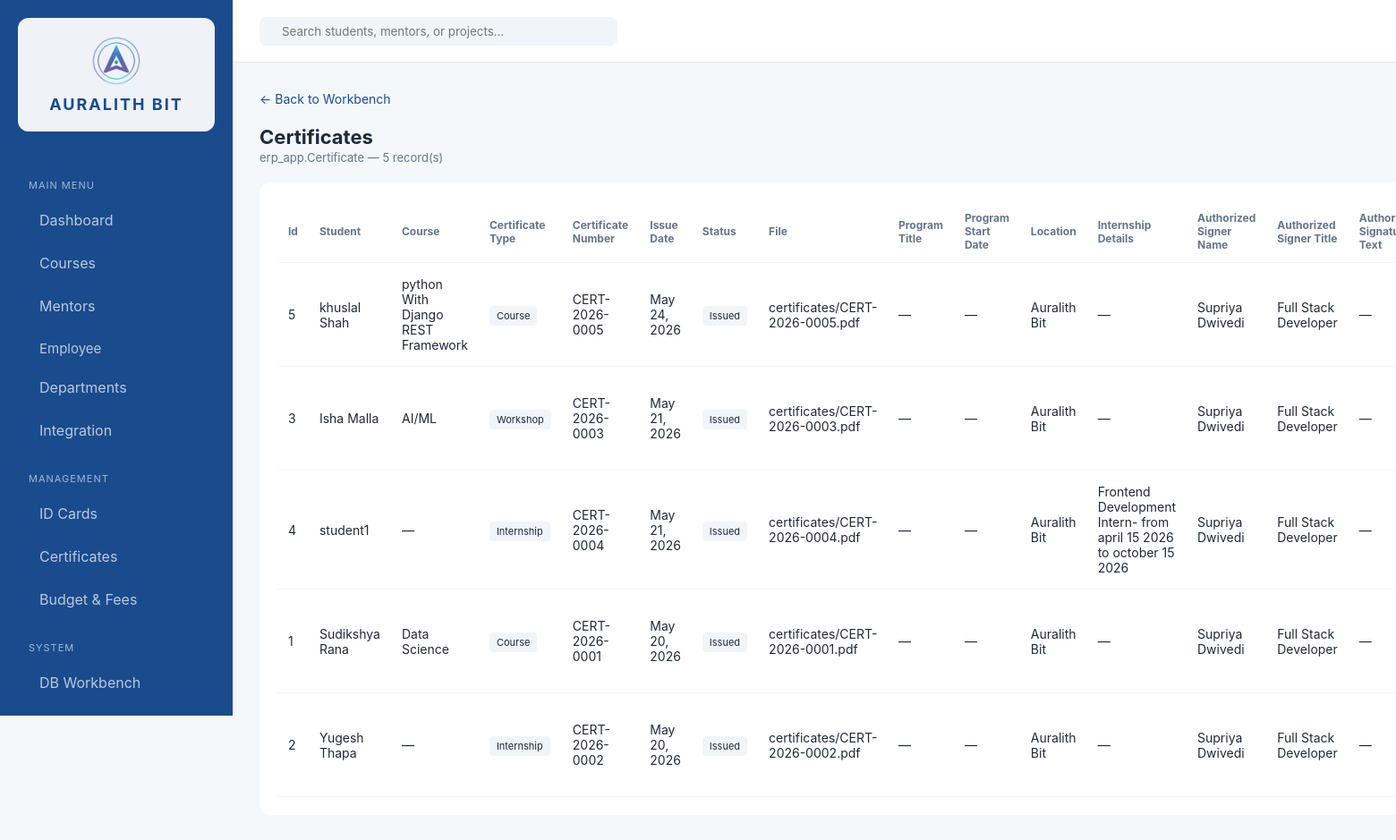
/workbench/erp_app/Certificate/ (signed in), run on the app's committed database.
### erp_app/models.py (models this page shows, shortened)
class Certificate(models.Model):
    CERTIFICATE_TYPES = [
        ('course', 'Course'),
        ('internship', 'Internship'),
        ('workshop', 'Workshop'),
    ]
    STATUS_CHOICES = [
        ('issued', 'Issued'),
        ('pending', 'Pending'),
        ('revoked', 'Revoked'),
    ]
    student = models.ForeignKey(Student, on_delete=models.CASCADE, related_name='certificates')
    course = models.ForeignKey(Course, on_delete=models.SET_NULL, null=True, blank=True, related_name='certificates')
    certificate_type = models.CharField(max_length=20, choices=CERTIFICATE_TYPES)
    certificate_number = models.CharField(max_length=50, unique=True, editable=False)
    issue_date = models.DateField(auto_now_add=True)
    status = models.CharField(max_length=20, choices=STATUS_CHOICES, default='issued')
    file = models.FileField(upload_to='certificates/', null=True, blank=True)
    program_title = models.CharField(max_length=255, blank=True, help_text='Course, workshop, internship, or certificate program title')
    program_start_date = models.CharField(max_length=40, blank=True, help_text='Display value for the start date, e.g. 2082/11/25')
    location = models.CharField(max_length=150, default='Auralith Bit', blank=True)
    internship_details = models.TextField(blank=True, help_text='Project description, duration, or other internship details')
    authorized_signer_name = models.CharField(max_length=150, default='Supriya Dwivedi', blank=True)
    authorized_signer_title = models.CharField(max_length=150, default='Full Stack Developer', blank=True)
    authorized_signature_text = models.CharField(max_length=150, blank=True, help_text='Optional digital signature text for the dynamic signer')
    created_at = models.DateTimeField(auto_now_add=True)
    class Meta:
        ordering = ['-issue_date']
        permissions = [
            ('can_issue_certificates', 'Can issue certificates'),
        ]

class Student(models.Model):
    user = models.OneToOneField(User, on_delete=models.CASCADE, null=True, blank=True, related_name='student_profile')
    name = models.CharField(max_length=200)
    email = models.EmailField(unique=True)
    phone = models.CharField(max_length=20, blank=True)
    enrolled_date = models.DateField(auto_now_add=True)
    is_intern = models.BooleanField(default=False)
    class Meta:
        ordering = ['name']
    def __str__(self):
        return self.name

class Course(models.Model):
    STATUS_CHOICES = [
        ('live', 'Live'),
        ('upcoming', 'Upcoming'),
        ('enrollment', 'Enrollment'),
        ('completed', 'Completed'),
    ]
    CATEGORY_CHOICES = [
        ('development', 'Development'),
        ('design', 'UI/UX'),
        ('qa', 'Digital Marketing'),
        ('marketing', 'Graphic Designing'),
    ]
    name = models.CharField(max_length=200)
    mentor = models.ForeignKey(Mentor, on_delete=models.SET_NULL, null=True, blank=True)
    category = models.CharField(max_length=50, choices=CATEGORY_CHOICES, default='development')
    duration_weeks = models.PositiveIntegerField(default=8)
    status = models.CharField(max_length=20, choices=STATUS_CHOICES, default='enrollment')
    description = models.TextField(blank=True)
    syllabus = models.FileField(upload_to='syllabi/', null=True, blank=True)
    students_count = models.PositiveIntegerField(default=0)
    completion_percent = models.PositiveIntegerField(default=0)
    created_at = models.DateTimeField(auto_now_add=True)
    class Meta:
        ordering = ['-created_at']
    def __str__(self):
        return self.name

### erp_app/views.py (the view)
# urls.py: path('workbench/<str:app_label>/<str:model_name>/', views.workbench_table, name='workbench_table'),
@login_required
def workbench_table(request, app_label, model_name):
    model = None
    for m in apps.get_models():
        if m.__name__ == model_name and m._meta.app_label == app_label:
            model = m
            break
    if not model:
        return render(request, 'erp_app/workbench.html', {'error': 'Model not found'})
    fields = [f for f in model._meta.fields]
    objects_list = model.objects.all()
    choice_fields = {f.name for f in model._meta.fields if hasattr(f, 'choices') and f.choices}
    context = {
        'model': model,
        'model_name': model.__name__,
        'model_verbose_plural': model._meta.verbose_name_plural.title(),
        'model_app_label': model._meta.app_label,
        'model_class_name': model.__name__,
        'fields': fields,
        'objects': objects_list,
        'choice_fields': choice_fields,
    }
    return render(request, 'erp_app/workbench_table.html', context)

### erp_app/roles.py (called while the page is built)
def get_user_roles(user):
    if not user.is_authenticated:
        return []
    roles = set()
    if user.is_superuser:
        roles.add(SUPER_ADMIN)
    for group in user.groups.all():
        roles.add(group.name)
    if hasattr(user, 'student_profile') and user.student_profile:
        roles.add(STUDENT)
    return list(roles)

### erp_app/templatetags/erp_extras.py (called while the page is built)
@register.filter
def get_attr(obj, attr):
    value = getattr(obj, attr, '')
    if callable(value):
        try:
            return value()
        except TypeError:
            return value
    return value

### erp_app/templates/erp_app/workbench_table.html (shortened to what this page needs)
{% extends 'erp_app/base.html' %}
{% load erp_extras %}
{% block content %}
<div style="margin-bottom:20px;">
    <a href="{% url 'workbench' %}" style="color:var(--auralith-blue);text-decoration:none;font-size:14px;">&larr; Back to Workbench</a>
</div>
<header class="top-nav" style="position:static;padding:0 0 20px 0;border-bottom:none;height:auto;background:transparent;">
    <div class="header-info">
        <h1>{{ model_verbose_plural|title }}</h1>
        <p>{{ model_app_label }}.{{ model_class_name }} &mdash; {{ objects|length }} record(s)</p>
    </div>
</header>
<div class="data-card" style="overflow-x:auto;">
    <table>
        <thead>
            <tr>
                {% for field in fields %}
                <th>{{ field.verbose_name|title }}</th>
                {% endfor %}
            </tr>
        </thead>
        <tbody>
            {% for obj in objects %}
            <tr>
                {% for field in fields %}
                <td>
                    {% if field.name in choice_fields %}
                        {% with display_method='get_'|add:field.name|add:'_display' %}
                        <span class="tag {% if obj|get_attr:field.name == 'live' or obj|get_attr:field.name == 'active' or obj|get_attr:field.name == 'completed' %}live{% endif %}">{{ obj|get_attr:display_method }}</span>
                        {% endwith %}
                    {% elif field.name == 'mentor' and obj|get_attr:'mentor' %}
                        {{ obj.mentor.name }}
                    {% elif field.name == 'department' and obj|get_attr:'department' %}
                        {{ obj.department.name }}
                    {% elif field.get_internal_type == 'BooleanField' %}
                        {% if obj|get_attr:field.name %}Yes{% else %}No{% endif %}
                    {% elif field.get_internal_type == 'DateField' or field.get_internal_type == 'DateTimeField' %}
                        {{ obj|get_attr:field.name|default:"—" }}
                    {% else %}
                        {{ obj|get_attr:field.name|default:"—" }}
                    {% endif %}
                </td>
                {% endfor %}
            </tr>
            {% empty %}
            <tr><td colspan="{{ fields|length }}" style="text-align:center;color:#94a3b8;">No records found.</td></tr>
            {% endfor %}
        </tbody>
    </table>
</div>
{% endblock %}

### erp_app/static/erp_app/css/style.css (style rules this page uses)
:root { --auralith-blue: #1A4B8D; --auralith-light: #F4F8FB; --accent: #DE2B5D; --text-dark: #1E293B; --text-muted: #64748B; --sidebar-w: 260px; --bg: #F4F8FB; --surface: #FFFFFF; --surface-alt: #FFFFFF; --panel-border: #E2E8F0; --topnav-bg: #FFFFFF; --search-bg: #F1F5F9; }
* { margin: 0; padding: 0; box-sizing: border-box; font-family: 'Inter', sans-serif; }
body { background: var(--bg); color: var(--text-dark); }
.top-nav { height: 70px; background: var(--topnav-bg); display: flex; justify-content: space-between; align-items: center; padding: 0 30px; border-bottom: 1px solid var(--panel-border); }
.data-card { background: var(--surface); border-radius: 12px; padding: 20px; animation: cardFadeIn 0.35s ease-out both; }
table { width: 100%; border-collapse: collapse; }
th { text-align: left; padding: 12px; font-size: 12px; color: #64748B; border-bottom: 1px solid #F1F5F9; }
td { padding: 15px 12px; font-size: 14px; border-bottom: 1px solid #F1F5F9; }
tbody tr { animation: rowFadeIn 0.3s ease-out both; }
tbody tr:nth-child(1) { animation-delay: 0.02s; }
tbody tr:nth-child(2) { animation-delay: 0.04s; }
tbody tr:nth-child(3) { animation-delay: 0.06s; }
tbody tr:nth-child(4) { animation-delay: 0.08s; }
tbody tr:nth-child(5) { animation-delay: 0.10s; }
.tag { padding: 4px 8px; border-radius: 4px; font-size: 11px; background: #F1F5F9; }
.header-info h1 { font-size: 22px; margin: 0; }
.header-info p { font-size: 13px; color: #64748B; margin: 2px 0 0; }

### data on the page
Certificate: fields "5" "khuslal Shah" "python With Django REST Framework" "CERT-2026-0005" "certificates/CERT-2026-0005.pdf" "—" "—" "Auralith Bit" "—" "Supriya Dwivedi" "Full Stack Developer" "—", fields "Course" "Issued", fields "May 24, 2026"
Certificate: fields "3" "Isha Malla" "AI/ML" "CERT-2026-0003" "certificates/CERT-2026-0003.pdf" "—" "—" "Auralith Bit" "—" "Supriya Dwivedi" "Full Stack Developer" "—", fields "Workshop" "Issued", fields "May 21, 2026"
Certificate: fields "4" "student1" "—" "CERT-2026-0004" "certificates/CERT-2026-0004.pdf" "—" "—" "Auralith Bit" "Frontend Development Intern- from april 15 2026 to october 15 2026" "Supriya Dwivedi" "Full Stack Developer" "—", fields "Internship" "Issued", fields "May 21, 2026"
Certificate: fields "1" "Sudikshya Rana" "Data Science" "CERT-2026-0001" "certificates/CERT-2026-0001.pdf" "—" "—" "Auralith Bit" "—" "Supriya Dwivedi" "Full Stack Developer" "—", fields "Course" "Issued", fields "May 20, 2026"
Certificate: fields "2" "Yugesh Thapa" "—" "CERT-2026-0002" "certificates/CERT-2026-0002.pdf" "—" "—" "Auralith Bit" "—" "Supriya Dwivedi" "Full Stack Developer" "—", fields "Internship" "Issued", fields "May 20, 2026"

### other printed values
{{ model_verbose_plural|title }} "Certificates"
{{ model_app_label }} "erp_app"
{{ model_class_name }} "Certificate"
{{ objects|length }} "5"
{{ field.verbose_name|title }} "Id" "Student" "Course" "Certificate Type" "Certificate Number" "Issue Date" "Status" "File" "Program Title" "Program Start Date" "Location" "Internship Details" "Authorized Signer Name" "Authorized Signer Title"
